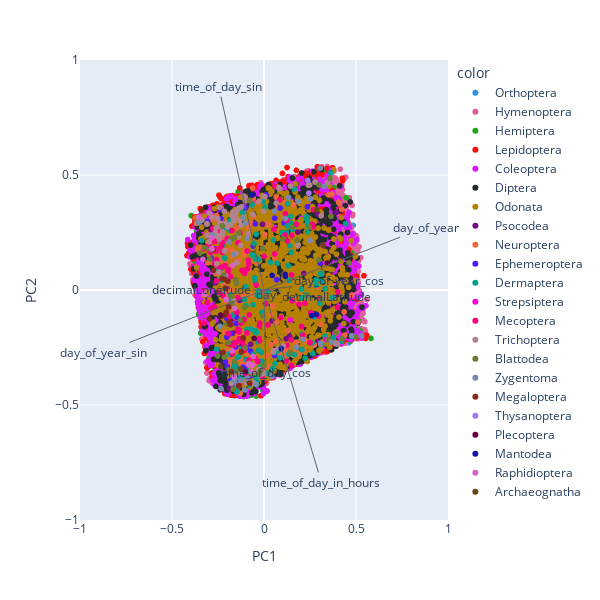

Here is the notebook cell this chart was saved with:
### Markdown cell above
Knowing that you will have to predict a taxon level from spatial and temporal coordinates, and optionally other information, you first need to split your dataset into a feature vector (`X`) and a target vector (`y`), then to reduce dimensionality of the feature space to compute and vizualize the loadings.

<div class="alert alert-warning">
<b>[Question 2.3] Feature importance visualization </b>  <br>
    Use the <a href="https://scikit-learn.org/stable/modules/generated/sklearn.decomposition.PCA.html?highlight=pca#sklearn.decomposition.PCA">PCA</a> function from scikit learn to reduce your data to 2 dimensions. Then, use the <samp>biplot_visualization()</samp> function provided in the toolbox (<i>toolbox.py</i>) to vizualize the biplot graph.

Do all features have the same importance? If no, which features are less important, and why?
You can use all other graphs from the visualization part to justify your answer.
</div>

<div class="alert alert-info">
<b>[Remark 2.3] </b> <br>
Feel free to try this vizualization with numerical features you already dropped (if any) to support your previous choices.
</div>

### Code cell
"""
CELL N°13: FEATURE IMPORTANCE VISUALIZATION

IMPORTANT: only keep numerical features in X (no NaNs).
If needed, you can use a mapping function,e.g., from string
to numerical values. Dates are not numbers!

You can also select all numerical features with:
    df.select_dtypes(include=np.numbers)
"""

# First, we recommend using a fraction of the datatest
# and you should remove this (of set frac=1) when you
# feel confident about your model

sub_df = df.sample(frac=1, random_state=1234)

output = target_taxon

#########################################################################################################
# Start : Student version
#########################################################################################################

y = sub_df[output]  # target output
X = sub_df  # input DataFrame, without output column(s)
X.drop(labels=[output], axis=1, inplace=True, errors="ignore")

X = X.select_dtypes(include=np.number) #ONLY KEEP NUMERICAL VALUE

columns = X.columns  # a vector of input feature names, usually `X.columns`
# Standardize the data
X = preprocessing.scale(X)  # do some standardization

# Apply a 2-dimensional PCA
pca = PCA(n_components=2)
X_data2 = pca.fit_transform(X)

#########################################################################################################
# End : Student version
#########################################################################################################


if all(not isinstance(x, type(...)) for x in [pca, X_data2, columns]):
    fig = tb.biplot_visualization(pca, X_data2, y, columns=columns)
    fig.show()

### Figure 1 — Plotly figure (JSON) as saved in the notebook; plotly's stock layout.template omitted (floating-point values rounded to 4 significant figures; data arrays with more than 128 entries replaced by an {"elided": "..."} marker saying what was removed)
{"data": [{"hovertemplate": "color=Orthoptera<br>PC1=%{x}<br>PC2=%{y}<extra></extra>", "legendgroup": "Orthoptera", "marker": {"color": "#2E91E5", "symbol": "circle"}, "mode": "markers", "name": "Orthoptera", "showlegend": true, "type": "scattergl", "x": {"elided": "3846 float values"}, "xaxis": "x", "y": {"elided": "3846 float values"}, "yaxis": "y"}, {"hovertemplate": "color=Hymenoptera<br>PC1=%{x}<br>PC2=%{y}<extra></extra>", "legendgroup": "Hymenoptera", "marker": {"color": "#E15F99", "symbol": "circle"}, "mode": "markers", "name": "Hymenoptera", "showlegend": true, "type": "scattergl", "x": {"elided": "18897 float values"}, "xaxis": "x", "y": {"elided": "18897 float values"}, "yaxis": "y"}, {"hovertemplate": "color=Hemiptera<br>PC1=%{x}<br>PC2=%{y}<extra></extra>", "legendgroup": "Hemiptera", "marker": {"color": "#1CA71C", "symbol": "circle"}, "mode": "markers", "name": "Hemiptera", "showlegend": true, "type": "scattergl", "x": {"elided": "7034 float values"}, "xaxis": "x", "y": {"elided": "7034 float values"}, "yaxis": "y"}, {"hovertemplate": "color=Lepidoptera<br>PC1=%{x}<br>PC2=%{y}<extra></extra>", "legendgroup": "Lepidoptera", "marker": {"color": "#FB0D0D", "symbol": "circle"}, "mode": "markers", "name": "Lepidoptera", "showlegend": true, "type": "scattergl", "x": {"elided": "20847 float values"}, "xaxis": "x", "y": {"elided": "20847 float values"}, "yaxis": "y"}, {"hovertemplate": "color=Coleoptera<br>PC1=%{x}<br>PC2=%{y}<extra></extra>", "legendgroup": "Coleoptera", "marker": {"color": "#DA16FF", "symbol": "circle"}, "mode": "markers", "name": "Coleoptera", "showlegend": true, "type": "scattergl", "x": {"elided": "14285 float values"}, "xaxis": "x", "y": {"elided": "14285 float values"}, "yaxis": "y"}, {"hovertemplate": "color=Diptera<br>PC1=%{x}<br>PC2=%{y}<extra></extra>", "legendgroup": "Diptera", "marker": {"color": "#222A2A", "symbol": "circle"}, "mode": "markers", "name": "Diptera", "showlegend": true, "type": "scattergl", "x": {"elided": "5188 float values"}, "xaxis": "x", "y": {"elided": "5188 float values"}, "yaxis": "y"}, {"hovertemplate": "color=Odonata<br>PC1=%{x}<br>PC2=%{y}<extra></extra>", "legendgroup": "Odonata", "marker": {"color": "#B68100", "symbol": "circle"}, "mode": "markers", "name": "Odonata", "showlegend": true, "type": "scattergl", "x": {"elided": "2893 float values"}, "xaxis": "x", "y": {"elided": "2893 float values"}, "yaxis": "y"}, {"hovertemplate": "color=Psocodea<br>PC1=%{x}<br>PC2=%{y}<extra></extra>", "legendgroup": "Psocodea", "marker": {"color": "#750D86", "symbol": "circle"}, "mode": "markers", "name": "Psocodea", "showlegend": true, "type": "scattergl", "x": [-0.192, 0.1386, 0.07985, -0.188, -0.132, -0.008168, -0.2632, -0.01781, 0.2167, -0.1221, 0.04384, -0.2647, -0.1739, 0.511, 0.1204, 0.3937, -0.1015, -0.2887, 0.2923, -0.1772, 0.2923, 0.2907, -0.1658, -0.07233, -0.1315, -0.03763, -0.143, 0.1835, -0.1875, -0.1639], "xaxis": "x", "y": [0.002951, -0.2009, 0.3935, -0.4265, -0.2522, 0.2857, 0.03095, -0.3539, 0.0722, -0.2343, -0.134, 0.3157, -0.1335, -0.1436, -0.2118, 0.3375, -0.3738, 0.2537, -0.2246, -0.2797, -0.2246, 0.3313, -0.3472, -0.2361, -0.04491, -0.4023, -0.3415, 0.252, -0.06284, -0.1873], "yaxis": "y"}, {"hovertemplate": "color=Neuroptera<br>PC1=%{x}<br>PC2=%{y}<extra></extra>", "legendgroup": "Neuroptera", "marker": {"color": "#EB663B", "symbol": "circle"}, "mode": "markers", "name": "Neuroptera", "showlegend": true, "type": "scattergl", "x": {"elided": "164 float values"}, "xaxis": "x", "y": {"elided": "164 float values"}, "yaxis": "y"}, {"hovertemplate": "color=Ephemeroptera<br>PC1=%{x}<br>PC2=%{y}<extra></extra>", "legendgroup": "Ephemeroptera", "marker": {"color": "#511CFB", "symbol": "circle"}, "mode": "markers", "name": "Ephemeroptera", "showlegend": true, "type": "scattergl", "x": [0.3044, -0.1522, -0.2021, -0.2686, 0.05756, -0.1631, -0.1993, -0.1797, 0.05727, -0.04757, -0.1815, -0.1523, -0.151, -0.2343, -0.1533, -0.2859, -0.306, 0.2356, -0.2391, -0.1692, -0.07199, -0.06728, 0.08752, -0.2013, -0.1668, -0.1543, -0.05885, -0.1957, -0.1486, 0.01155, -0.2021, 0.2332, -0.09873, -0.09512, -0.1634, 0.06886, -0.09836, -0.1025, -0.1522, 0.109, -0.2094, -0.1136], "xaxis": "x", "y": [0.1169, -0.3928, -0.2049, 0.1786, 0.3124, -0.3417, -0.3331, -0.3913, -0.285, 0.2874, -0.1894, -0.3919, -0.1457, 0.31, -0.3868, 0.1375, 0.2971, 0.3615, 0.3542, -0.2334, -0.2654, -0.3705, 0.3564, -0.124, -0.4109, -0.2478, 0.1907, 0.04404, -0.1196, 0.4135, -0.2049, 0.3163, 0.3569, -0.2511, -0.356, 0.04469, -0.3458, -0.3657, -0.3928, 0.2919, -0.3123, -0.3355], "yaxis": "y"}, {"hovertemplate": "color=Dermaptera<br>PC1=%{x}<br>PC2=%{y}<extra></extra>", "legendgroup": "Dermaptera", "marker": {"color": "#00A08B", "symbol": "circle"}, "mode": "markers", "name": "Dermaptera", "showlegend": true, "type": "scattergl", "x": {"elided": "143 float values"}, "xaxis": "x", "y": {"elided": "143 float values"}, "yaxis": "y"}, {"hovertemplate": "color=Strepsiptera<br>PC1=%{x}<br>PC2=%{y}<extra></extra>", "legendgroup": "Strepsiptera", "marker": {"color": "#FB00D1", "symbol": "circle"}, "mode": "markers", "name": "Strepsiptera", "showlegend": true, "type": "scattergl", "x": [0.1431, 0.3379], "xaxis": "x", "y": [-0.1304, -0.2157], "yaxis": "y"}, {"hovertemplate": "color=Mecoptera<br>PC1=%{x}<br>PC2=%{y}<extra></extra>", "legendgroup": "Mecoptera", "marker": {"color": "#FC0080", "symbol": "circle"}, "mode": "markers", "name": "Mecoptera", "showlegend": true, "type": "scattergl", "x": [-0.2418, 0.3045, -0.137, -0.1961, -0.1334, 0.1539, -0.2785, -0.2546, -0.1413, -0.2314, 0.05829, -0.2123, 0.2687, 0.009, 0.1166, -0.1056, -0.18, -0.3084, -0.2442, -0.1969, -0.2234, -0.1727, 0.121, -0.1951, -0.1885, -0.2455, 0.05443, 0.1484, 0.02133, -0.2991, 0.2499, -0.2542, -0.1497, -0.1306, -0.1249, 0.212, -0.2909, -0.2688, -0.213, -0.08149, 0.2541, -0.1566, 0.4014, -0.2005, -0.04215, -0.08203, -0.1093, -0.2882, 0.1758, 0.09182, 0.1483, -0.1149, -0.2691, -0.3257, -0.1086, -0.0245, 0.2499, -0.1742, -0.2618, 0.00079, -0.1085, 0.1497, -0.2398, -0.2921, 0.2222, -0.1933, -0.1412, 0.1277, 0.1904, -0.04999, -0.1262, 0.1237, -0.221, -0.1059, -0.2778, -0.2257, -0.1192, -0.1485, -0.1005, -0.1366, -0.02557, -0.009921, -0.1338, 0.3986, -0.09212, 0.2044, -0.2465, 0.06231, -0.258, -0.009724, -0.2922, -0.1415, -0.08966, 0.08586, -0.07998, 0.1502, -0.1863, -0.261, 0.2623, -0.1655, -0.02326, -0.1036, -0.02429, 0.2686, 0.2971, -0.2679, -0.2264, 0.1139, -0.09334, -0.03406, -0.09227, -0.2576, -0.3249, -0.2235, -0.08575, -0.1911, 0.125], "xaxis": "x", "y": [-0.01079, -0.03754, -0.1717, 0.08022, -0.4125, -0.04745, 0.2691, 0.2242, 0.2051, 0.1875, 0.1566, 0.1056, 0.274, -0.05964, 0.3315, -0.262, 0.05914, -0.05383, 0.09896, -0.232, 0.165, -0.2761, -0.3089, -0.1895, -0.116, 0.2603, 0.2645, -0.3275, -0.152, 0.1975, -0.2284, 0.1785, -0.09371, 0.248, -0.1435, -0.1958, 0.1633, -0.07287, 0.05422, -0.3053, -0.09928, -0.2284, -0.008096, 0.223, 0.02153, 0.1134, -0.2432, -0.08047, 0.2851, -0.1201, -0.2167, -0.2188, 0.2098, -0.1445, -0.1285, -0.1559, -0.2288, 0.2583, 0.2413, 0.1457, -0.2516, 0.06547, 0.2518, 0.1656, -0.05816, 0.08853, -0.1708, 0.2127, -0.06306, -0.2956, -0.2247, 0.3024, -0.02421, 0.07288, 0.2665, 0.1635, 0.08562, -0.09757, -0.3668, -0.1829, -0.2124, -0.3766, -0.2123, -0.07561, -0.3995, -0.1588, 0.2332, 0.4482, 0.04008, -0.3485, 0.1656, -0.03263, 0.09261, 0.3922, -0.1085, 0.2373, -0.2351, 0.168, 0.2855, -0.2411, -0.1442, -0.3624, -0.2202, 0.3486, -0.1136, 0.1142, 0.2064, 0.2391, -0.1866, -0.3101, 0.1693, 0.131, 0.1788, 0.1003, 0.1297, 0.06218, -0.2402], "yaxis": "y"}, {"hovertemplate": "color=Trichoptera<br>PC1=%{x}<br>PC2=%{y}<extra></extra>", "legendgroup": "Trichoptera", "marker": {"color": "#B2828D", "symbol": "circle"}, "mode": "markers", "name": "Trichoptera", "showlegend": true, "type": "scattergl", "x": [-0.2589, 0.08489, -0.002542, -0.1391, -0.2818, 0.1847, 0.2775, -0.1656, -0.08146, -0.1488, 0.2779, -0.1228, -0.1022, -0.2643, 0.1049, -0.1987, 0.1438, -0.298, -0.002301, -0.05768, -0.2087, -0.0219, -0.0598, 0.3455, -0.3371, -0.1024, -0.1544, -0.08556, 0.05131, -0.1521, 0.3081, -0.1447, -0.02638, -0.2588, -0.1264, -0.1691, -0.2429, -0.1809, -0.2964, -0.1326, -0.003451, -0.02866, 0.05052, 0.3886, -0.1643, -0.001971, -0.2452, -0.2517, -0.2373, -0.214, -0.2416, -0.1307, -0.2417, 0.06644, -0.1539, -0.1067, 0.004327, -0.1379, 0.08102, 0.2484, -0.2261, -0.2159, -0.1738, 0.2401, 0.3106, -0.1778, -0.2097, -0.3086, -0.3106, 0.08046, 0.3984, -0.09486, -0.3105, -0.2247, -0.243, -0.1243, -0.2562], "xaxis": "x", "y": [0.2708, 0.4406, -0.3634, 0.2321, 0.3159, 0.1938, 0.4698, -0.04671, -0.3197, 0.1189, 0.4688, 0.3614, 0.3886, 0.2506, -0.243, 0.2741, 0.452, 0.2097, 0.3425, -0.4037, 0.06186, -0.3683, 0.3287, 0.4668, 0.3042, 0.4051, 0.3188, 0.2448, -0.2681, 0.1596, -0.2353, 0.3501, 0.3867, 0.2352, 0.194, 0.3381, 0.2202, 0.2852, 0.3334, 0.3018, -0.3581, -0.345, -0.2634, -0.2333, 0.3014, 0.407, 0.07722, 0.3101, 0.2895, 0.1699, 0.3593, -0.3602, 0.2363, 0.3776, 0.3391, 0.408, 0.4055, 0.355, 0.4455, 0.4568, 0.2527, 0.3413, 0.3229, 0.4562, 0.3233, -0.4065, 0.288, 0.2355, 0.2882, -0.2535, -0.2341, -0.4037, 0.2868, 0.242, 0.2764, 0.2819, 0.1148], "yaxis": "y"}, {"hovertemplate": "color=Blattodea<br>PC1=%{x}<br>PC2=%{y}<extra></extra>", "legendgroup": "Blattodea", "marker": {"color": "#6C7C32", "symbol": "circle"}, "mode": "markers", "name": "Blattodea", "showlegend": true, "type": "scattergl", "x": [-0.2524, -0.1802, -0.2187, -0.3249, -0.08302, 0.3578, 0.4984, -0.006887, -0.07773, 0.299, -0.0002823, 0.3908, -0.1535, -0.08323, 0.2457, -0.2249, -0.1606, 0.1025, -0.3481, -0.294, -0.2164, -0.2012, 0.3122, -0.1751, -0.1053, 0.3638, 0.3519, 0.4619, -0.2894, -0.1682, 0.1808, 0.1417, 0.2335, -0.1495, 0.1542, -0.1773, 0.2972, -0.2266, -0.02737, -0.1939, -0.1268, -0.06551, -0.1937, -0.1606, -0.1366, -0.153, -0.01887, -0.1782, 0.4237, -0.1019, -0.007661], "xaxis": "x", "y": [-0.2867, -0.3495, 0.06443, 0.1842, -0.3982, 0.4862, -0.204, -0.1116, 0.3885, 0.4566, -0.3294, -0.1853, -0.357, -0.3968, 0.2744, 0.05881, 0.2281, 0.2225, 0.1605, 0.1352, -0.2921, -0.1478, -0.04152, -0.05814, -0.07651, 0.3207, -0.2167, 0.1181, 0.1761, -0.4319, 0.2162, -0.2707, -0.02465, 0.02952, 0.2739, -0.02803, 0.1311, 0.2791, -0.3653, -0.229, -0.1315, -0.3653, -0.3474, -0.3112, 0.2476, 0.04505, -0.351, 0.2218, -0.211, -0.251, 0.1807], "yaxis": "y"}, {"hovertemplate": "color=Zygentoma<br>PC1=%{x}<br>PC2=%{y}<extra></extra>", "legendgroup": "Zygentoma", "marker": {"color": "#778AAE", "symbol": "circle"}, "mode": "markers", "name": "Zygentoma", "showlegend": true, "type": "scattergl", "x": [-0.1049, -0.1899, 0.3675, 0.3059, 0.05738, 0.4761, -0.1465, 0.1339, -0.09897, 0.1157, -0.2095, -0.2331, -0.1115, 0.3278, 0.1861, -0.04102, -0.2826, -0.2394, 0.2504, -0.1599, 0.3075, 0.2534, 0.1759, 0.5302, 0.04295, -0.0912, 0.2124, -0.356, -0.1656, -0.09151, -0.1254], "xaxis": "x", "y": [-0.4338, 0.2095, -0.2267, 0.5299, 0.3432, -0.1987, -0.4125, 0.4025, 0.2901, 0.3109, 0.05129, -0.429, 0.3165, 0.4507, 0.3851, -0.4113, 0.2402, -0.1573, 0.2153, -0.3919, -0.2311, 0.3958, -0.2496, -0.1996, -0.3754, -0.3834, -0.2152, 0.2929, 0.1544, 0.2241, -0.393], "yaxis": "y"}, {"hovertemplate": "color=Megaloptera<br>PC1=%{x}<br>PC2=%{y}<extra></extra>", "legendgroup": "Megaloptera", "marker": {"color": "#862A16", "symbol": "circle"}, "mode": "markers", "name": "Megaloptera", "showlegend": true, "type": "scattergl", "x": [-0.1817, -0.2753, -0.1767, -0.1134, -0.2313, -0.1239, -0.211, -0.2041, -0.138, -0.2752, -0.2968, -0.2224, -0.2112, -0.1884, -0.2113, -0.1926, -0.078, -0.1968, -0.3407, -0.2272], "xaxis": "x", "y": [-0.1509, 0.1756, -0.3554, -0.2084, -0.1146, -0.2694, 0.008042, -0.09636, -0.4164, 0.08612, -0.1255, -0.2707, 0.04579, -0.1391, -0.1077, -0.07317, -0.4053, 0.03845, 0.3461, 0.04858], "yaxis": "y"}, {"hovertemplate": "color=Thysanoptera<br>PC1=%{x}<br>PC2=%{y}<extra></extra>", "legendgroup": "Thysanoptera", "marker": {"color": "#A777F1", "symbol": "circle"}, "mode": "markers", "name": "Thysanoptera", "showlegend": true, "type": "scattergl", "x": [0.2438, 0.2382], "xaxis": "x", "y": [0.4213, 0.4766], "yaxis": "y"}, {"hovertemplate": "color=Plecoptera<br>PC1=%{x}<br>PC2=%{y}<extra></extra>", "legendgroup": "Plecoptera", "marker": {"color": "#620042", "symbol": "circle"}, "mode": "markers", "name": "Plecoptera", "showlegend": true, "type": "scattergl", "x": [-0.2361, 0.3442, -0.05368, -0.1008], "xaxis": "x", "y": [-0.1091, 0.1168, -0.2104, -0.3551], "yaxis": "y"}, {"hovertemplate": "color=Mantodea<br>PC1=%{x}<br>PC2=%{y}<extra></extra>", "legendgroup": "Mantodea", "marker": {"color": "#1616A7", "symbol": "circle"}, "mode": "markers", "name": "Mantodea", "showlegend": true, "type": "scattergl", "x": [0.2589, 0.1144, -0.06436, 0.1162, 0.1149, 0.2838, 0.09301, 0.1154, 0.04375], "xaxis": "x", "y": [-0.1121, 0.06817, 0.4127, 0.0592, 0.0656, -0.1056, -0.2547, 0.06304, 0.06347], "yaxis": "y"}, {"hovertemplate": "color=Raphidioptera<br>PC1=%{x}<br>PC2=%{y}<extra></extra>", "legendgroup": "Raphidioptera", "marker": {"color": "#DA60CA", "symbol": "circle"}, "mode": "markers", "name": "Raphidioptera", "showlegend": true, "type": "scattergl", "x": [-0.06765, -0.332, -0.1612, -0.06351, -0.2826, -0.05756, -0.0827, -0.3229, -0.2843, -0.1598, -0.3541, -0.1732, -0.2051, -0.171], "xaxis": "x", "y": [-0.3541, 0.1338, -0.3779, -0.3263, 0.1792, -0.289, -0.3259, -0.01895, 0.2271, -0.08015, 0.3164, -0.2651, -0.04043, 0.1068], "yaxis": "y"}, {"hovertemplate": "color=Archaeognatha<br>PC1=%{x}<br>PC2=%{y}<extra></extra>", "legendgroup": "Archaeognatha", "marker": {"color": "#6C4516", "symbol": "circle"}, "mode": "markers", "name": "Archaeognatha", "showlegend": true, "type": "scattergl", "x": [0.2867, -0.125, 0.3214, 0.3208, -0.2347], "xaxis": "x", "y": [0.3488, -0.3438, 0.1937, 0.1963, -0.3338], "yaxis": "y"}], "layout": {"annotations": [{"arrowcolor": "#636363", "arrowhead": 0, "ax": 0.3423, "axref": "x", "ay": -0.02775, "ayref": "y", "showarrow": true, "text": "decimalLatitude", "x": 0, "xref": "x", "y": 0, "yref": "y"}, {"arrowcolor": "#636363", "arrowhead": 0, "ax": -0.338, "axref": "x", "ay": 0.003306, "ayref": "y", "showarrow": true, "text": "decimalLongitude", "x": 0, "xref": "x", "y": 0, "yref": "y"}, {"arrowcolor": "#636363", "arrowhead": 0, "ax": 0.01522, "axref": "x", "ay": -0.01987, "ayref": "y", "showarrow": true, "text": "day", "x": 0, "xref": "x", "y": 0, "yref": "y"}, {"arrowcolor": "#636363", "arrowhead": 0, "ax": 0.3119, "axref": "x", "ay": -0.8365, "ayref": "y", "showarrow": true, "text": "time_of_day_in_hours", "x": 0, "xref": "x", "y": 0, "yref": "y"}, {"arrowcolor": "#636363", "arrowhead": 0, "ax": 0.88, "axref": "x", "ay": 0.2733, "ayref": "y", "showarrow": true, "text": "day_of_year", "x": 0, "xref": "x", "y": 0, "yref": "y"}, {"arrowcolor": "#636363", "arrowhead": 0, "ax": -0.2465, "axref": "x", "ay": 0.8843, "ayref": "y", "showarrow": true, "text": "time_of_day_sin", "x": 0, "xref": "x", "y": 0, "yref": "y"}, {"arrowcolor": "#636363", "arrowhead": 0, "ax": 0.01026, "axref": "x", "ay": -0.3576, "ayref": "y", "showarrow": true, "text": "time_of_day_cos", "x": 0, "xref": "x", "y": 0, "yref": "y"}, {"arrowcolor": "#636363", "arrowhead": 0, "ax": -0.8716, "axref": "x", "ay": -0.2718, "ayref": "y", "showarrow": true, "text": "day_of_year_sin", "x": 0, "xref": "x", "y": 0, "yref": "y"}, {"arrowcolor": "#636363", "arrowhead": 0, "ax": 0.405, "axref": "x", "ay": 0.03971, "ayref": "y", "showarrow": true, "text": "day_of_year_cos", "x": 0, "xref": "x", "y": 0, "yref": "y"}], "height": 600, "legend": {"title": {"text": "color"}, "tracegroupgap": 0}, "margin": {"t": 60}, "width": 600, "xaxis": {"anchor": "y", "domain": [0, 1], "range": [-1, 1], "title": {"text": "PC1"}}, "yaxis": {"anchor": "x", "domain": [0, 1], "range": [-1, 1], "title": {"text": "PC2"}}}}
